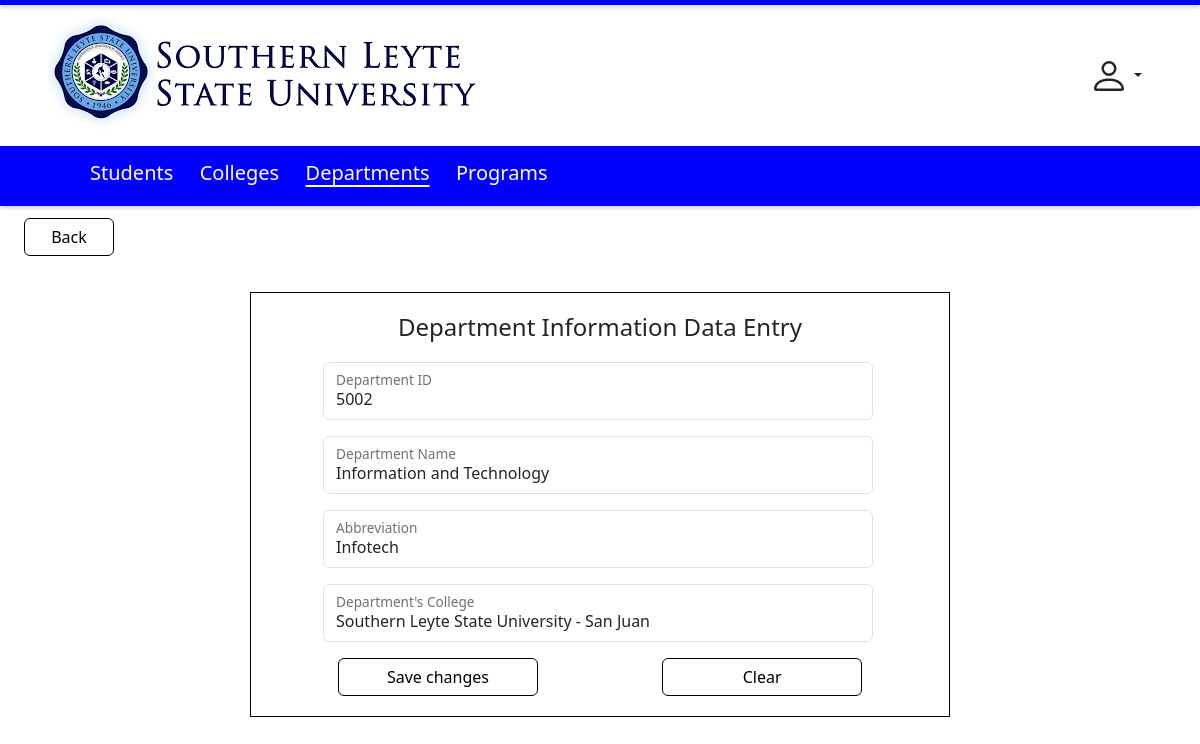
The app's page /department-edit.php?deptid=5002 with its own data.
### tables this page shows
CREATE TABLE `departments` (
  `deptid` int(11) NOT NULL,
  `deptfullname` varchar(100) NOT NULL,
  `deptshortname` varchar(20) DEFAULT NULL,
  `deptcollid` int(11) NOT NULL
);

CREATE TABLE `colleges` (
  `collid` int(11) NOT NULL,
  `collfullname` varchar(100) NOT NULL,
  `collshortname` varchar(20) NOT NULL
);

### department-edit.php (the view, shortened to what this page needs)
<?php
    require_once "db.php";
    $stmt1 = "SELECT * FROM colleges";
    $prep1 = $conn -> prepare ($stmt1);
    $prep1 -> execute();
    $result1 = $prep1 -> fetchAll(PDO::FETCH_ASSOC);
    $deptid = $_GET['deptid'];
    $stmt = $conn->prepare("SELECT deptid, deptfullname, deptshortname, deptcollid FROM departments
    WHERE deptid = :deptid");
    $stmt->bindParam(':deptid', $deptid, PDO::PARAM_INT);
    $stmt->execute();
    $departmentData = $stmt->fetch(PDO::FETCH_ASSOC);
?>
<!DOCTYPE html>
<html lang="en">
<head>
    <link rel="stylesheet" href="bootstrap.min.css">
</head>
<body>
    <div class="horizontal-line1">
    </div>
    <div class="container header">
        <img src="images/slsuloogo.png" class="img-fluid img" alt="image">
        <button class="btn dropdown-toggle drop" type="button" data-bs-toggle="dropdown" aria-expanded="false">
        </button>
    </div>
    <div class="horizontal-line2">
        <a class="link" href="student-listing.php">Students</a>
        <a class="link" href="college-listing.php">Colleges</a>
        <a class="active" href="department-listing.php">Departments</a>
        <a class="link" href="program-listing.php">Programs</a>
    </div>
    <div class="container viewdiv">
        <button type="submit" class="btn btn-outline-warning viewbtn" onclick="window.location.href='department-listing.php'">Back</button>
    </div>
    <div class="container formDiv">
        <h4>Department Information Data Entry</h4>
        <form action="" method="post" class="entry" onsubmit="return confirmAction()">
            <div class="form-floating mb-3">
                <input type="text" class="form-control" id="deptid" name="deptid" value="<?php echo $departmentData['deptid'];?>" readonly>
                <label for="deptid">Department ID</label>
            </div>
            <div class="form-floating mb-3">
                <input type="text" class="form-control" name="deptfullname" id="deptfullname" value="<?php echo $departmentData['deptfullname'];?>" required>
                <label for="deptfullname">Department Name</label>
            </div>
            <div class="form-floating mb-3">
                <input type="text" class="form-control" name="deptshortname" id="deptshortname" value="<?php echo $departmentData['deptshortname']; ?>">
                <label for="deptshortname">Abbreviation</label>
            </div>
            <div class="form-floating mb-3">
                <select name="deptcollid" id="deptcollid" class="form-control" required>
                    <?php foreach ($result1 as $row1){ ?>
                    <option value= "<?php echo $row1["collid"]?>" class="form-control" <?php echo ($row1["collid"] == $departmentData['deptcollid']) ? 'selected' : '' ?>>
                        <?php echo $row1["collfullname"]?>
                    </option>
                    <?php } ?>
                </select>
                <label for="deptcollid">Department's College</label>
            </div>
            <button type="submit" class="btn btn-outline-warning formbtn1">Save changes</button>
            <button type="button" class="btn btn-outline-warning formbtn2" onclick="clearField()">Clear</button>
        </form>
    </div>
</body>
</html>

### department-edit.php (style rules this page uses)
body { padding-bottom: 5%; }
.horizontal-line1 { top: 0; left: 0; width: 100%; height: 5px; background-color: blue; box-shadow: 0 2px 4px rgba(0, 0, 0, 0.2); }
.horizontal-line2 { margin-top: 1%; left: 0; width: 100%; height: 60px; background-color: blue; box-shadow: 0 2px 4px rgba(0, 0, 0, 0.2); align-items: center; padding-top: 12px; padding-left: 7.5%; }
.header { margin-top: 1%; }
.profile { margin-left: 54.5%; }
.drop { margin-left: -15px; }
.drop, .drop:focus, .drop:active { outline: none; border: none; }
.link { text-decoration: none; color: white; font-size: 20px; margin-right: 2%; }
.active { pointer-events: none; color: white; font-size: 20px; text-decoration: underline; text-decoration-thickness: 1.5px; text-underline-offset: 5px; cursor: not-allowed; margin-right: 2%; }
.viewdiv { width:480px; margin-top: 1%; margin-left: 1%; text-align: start; }
.viewbtn { width: 90px; border-color: black; color: black; }
h4 { text-align: center; }
.formDiv { margin-top: 3%; border: 1px solid black; width: 700px; padding-bottom: 20px; padding-top: 20px; }
.entry { width: 550px; margin-top: 20px; margin-left: 60px; }
.formbtn1 { width:200px; margin-left: 15px; border-color: black; color: black; }
.formbtn2 { width:200px; margin-left: 120px; border-color: black; color: black; }
.img { margin-left: 0.52%; }

### records on screen
departments: deptid "5002", deptfullname "Information and Technology", deptshortname "Infotech", deptcollid "Southern Leyte State University - San Juan"
